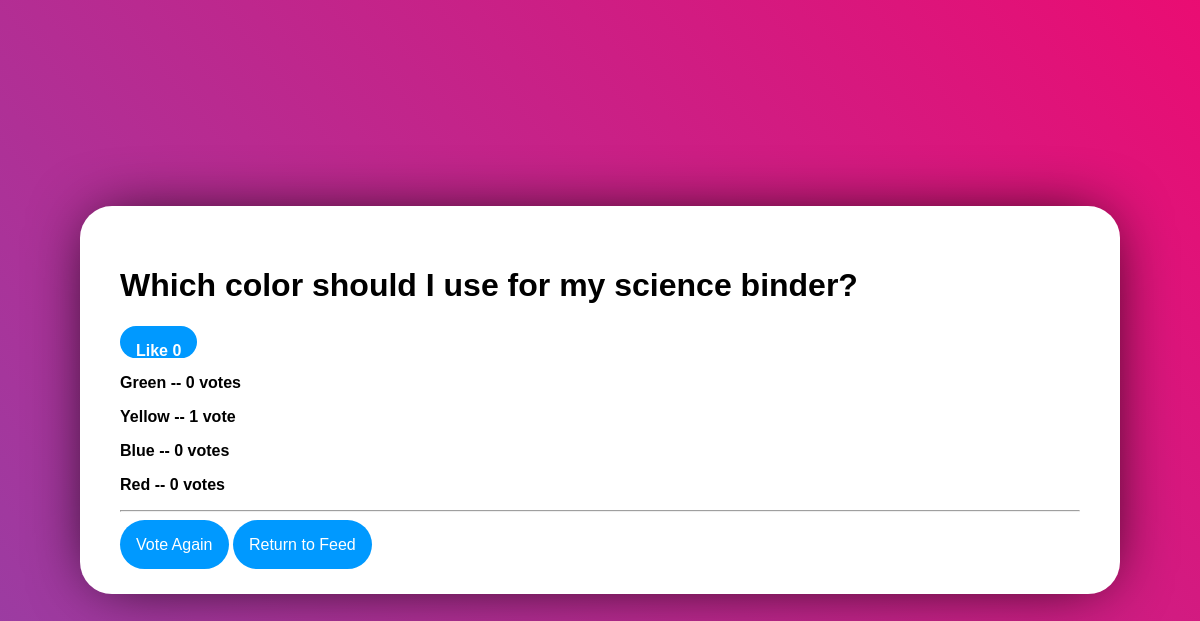
The page /polling/7/results/ on the database its author committed.
### polling/models.py (models this page shows, shortened)
class Question(models.Model):
    questionText = models.CharField(max_length=250)
    publicationDate = models.DateTimeField('date published')
    likes = models.IntegerField(default=0)

class Choice(models.Model):
    question = models.ForeignKey(Question, on_delete=models.CASCADE)
    choiceText = models.CharField(max_length=150)
    votes = models.IntegerField(default=0)

### polling/views.py (the view)
# urls.py: path('<int:pk>/results/', views.ResultsView.as_view(), name='results'),
class ResultsView(generic.DetailView):
    model = Question
    template_name = 'polling/results.html'

### polling/templates/polling/results.html
{% load static %}
<link rel="stylesheet" type="text/css" href="{% static 'polling/style.css' %}">
<div class="VoteDiv">
  <h1>{{ question.questionText}}</h1>
  <input type="submit" class="LikeButton" name="Like" value="Like {{question.likes}}""></input>
  {% for choice in question.choice_set.all %}
    <p>{{ choice.choiceText}} -- {{choice.votes}} vote{{ choice.votes|pluralize}} </p>
  {% endfor %}
  <hr></hr>
  <div class="Space">
    <a href = "{% url 'polling:detail' question.id %}">Vote Again</a>
    <a href = "{% url 'polling:index'%}">Return to Feed</a>
  </div>
</div>

### polling/static/polling/style.css (style rules this page uses)
h1 { font-family: Arial; font-weight: Bold; color: black; }
p { font-family: Arial; font-weight: Bold; color: black; }
input { align-self: Left; }
.VoteDiv { font-size: 16px; position: absolute; top: 50%; left: 50%; transform: translate(-50%, -50%); margin: auto; font-family: Arial; background-color: white; border-radius: 2em; padding: 2.5em; width: 80%; overflow: visible; box-shadow: 0px 0px 64px -16px black; }
.VoteDiv input { color: white; border-radius: 2em; background-color: var(--button-color); border-style: none; padding: 1em; }
.VoteDiv a { position: relative; width: 100%; color: white; border-radius: 2em; background-color: var(--button-color); border-style: none; padding: 1em; text-decoration: none; margin-top: 5em; }
.LikeButton { font-family: Arial; color: white; font-weight: bold; font-size: 1em; background: var(--button-color); border-radius: 2em; border-style: none; min-width: 3em; max-width: 6em; height: 2em; margin: auto; }
.Space { margin-top: 1.5em; }

### rows shown on the page
Question: questionText "Which color should I use for my science binder?", Like "Like 0"
Choice: choiceText "Green", votes "0"
Choice: choiceText "Yellow", votes "1"
Choice: choiceText "Blue", votes "0"
Choice: choiceText "Red", votes "0"
